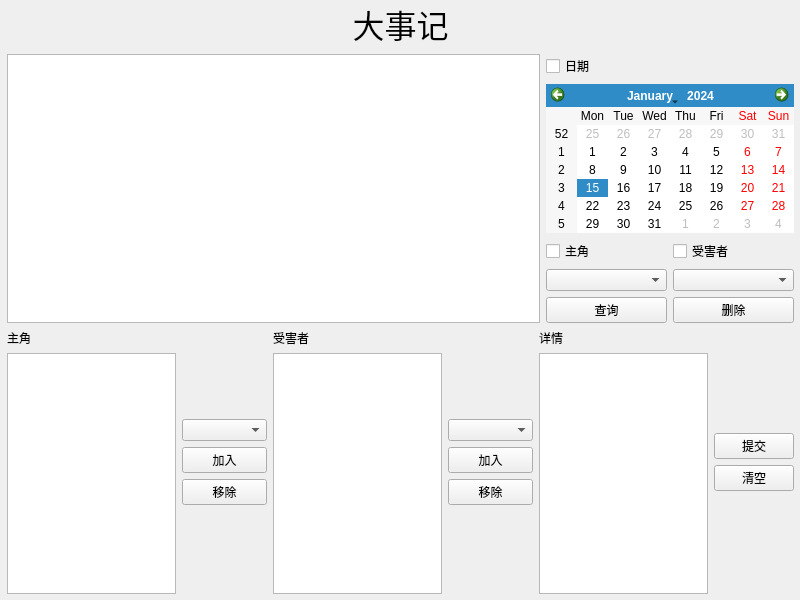
<?xml version="1.0" encoding="UTF-8"?>
<ui version="4.0">
 <class>BigEventWindow</class>
 <widget class="QMainWindow" name="BigEventWindow">
  <property name="geometry">
   <rect>
    <x>0</x>
    <y>0</y>
    <width>800</width>
    <height>600</height>
   </rect>
  </property>
  <property name="sizePolicy">
   <sizepolicy hsizetype="Fixed" vsizetype="Fixed">
    <horstretch>0</horstretch>
    <verstretch>0</verstretch>
   </sizepolicy>
  </property>
  <property name="minimumSize">
   <size>
    <width>800</width>
    <height>600</height>
   </size>
  </property>
  <property name="maximumSize">
   <size>
    <width>800</width>
    <height>600</height>
   </size>
  </property>
  <property name="windowTitle">
   <string>大事记</string>
  </property>
  <widget class="QWidget" name="centralwidget">
   <widget class="QWidget" name="verticalLayoutWidget">
    <property name="geometry">
     <rect>
      <x>0</x>
      <y>0</y>
      <width>801</width>
      <height>601</height>
     </rect>
    </property>
    <layout class="QVBoxLayout" name="verticalLayout">
     <property name="leftMargin">
      <number>7</number>
     </property>
     <property name="rightMargin">
      <number>7</number>
     </property>
     <property name="bottomMargin">
      <number>7</number>
     </property>
     <item>
      <widget class="QLabel" name="label">
       <property name="sizePolicy">
        <sizepolicy hsizetype="Preferred" vsizetype="Preferred">
         <horstretch>0</horstretch>
         <verstretch>0</verstretch>
        </sizepolicy>
       </property>
       <property name="font">
        <font>
         <family>微软雅黑</family>
         <pointsize>24</pointsize>
        </font>
       </property>
       <property name="text">
        <string>大事记</string>
       </property>
       <property name="alignment">
        <set>Qt::AlignCenter</set>
       </property>
      </widget>
     </item>
     <item>
      <layout class="QHBoxLayout" name="horizontalLayout_2" stretch="4,0">
       <item>
        <widget class="QTableView" name="eventTable">
         <property name="focusPolicy">
          <enum>Qt::NoFocus</enum>
         </property>
         <property name="toolTipDuration">
          <number>-2</number>
         </property>
         <property name="editTriggers">
          <set>QAbstractItemView::NoEditTriggers</set>
         </property>
         <property name="selectionBehavior">
          <enum>QAbstractItemView::SelectRows</enum>
         </property>
         <attribute name="horizontalHeaderStretchLastSection">
          <bool>true</bool>
         </attribute>
         <attribute name="verticalHeaderStretchLastSection">
          <bool>false</bool>
         </attribute>
        </widget>
       </item>
       <item>
        <layout class="QVBoxLayout" name="verticalLayout_2">
         <item>
          <widget class="QCheckBox" name="dateCheck">
           <property name="text">
            <string>日期</string>
           </property>
          </widget>
         </item>
         <item>
          <widget class="QCalendarWidget" name="calendar"/>
         </item>
         <item>
          <layout class="QHBoxLayout" name="horizontalLayout">
           <item>
            <layout class="QVBoxLayout" name="verticalLayout_3">
             <item>
              <widget class="QCheckBox" name="leadCheck">
               <property name="text">
                <string>主角</string>
               </property>
              </widget>
             </item>
             <item>
              <widget class="QComboBox" name="leadCombo_Q"/>
             </item>
            </layout>
           </item>
           <item>
            <layout class="QVBoxLayout" name="verticalLayout_4">
             <item>
              <widget class="QCheckBox" name="victimCheck">
               <property name="text">
                <string>受害者</string>
               </property>
              </widget>
             </item>
             <item>
              <widget class="QComboBox" name="victimCombo_Q"/>
             </item>
            </layout>
           </item>
          </layout>
         </item>
         <item>
          <layout class="QHBoxLayout" name="horizontalLayout_4"/>
         </item>
         <item>
          <layout class="QHBoxLayout" name="horizontalLayout_5">
           <item>
            <widget class="QPushButton" name="queryButton">
             <property name="text">
              <string>查询</string>
             </property>
            </widget>
           </item>
           <item>
            <widget class="QPushButton" name="historyDelButton">
             <property name="text">
              <string>删除</string>
             </property>
            </widget>
           </item>
          </layout>
         </item>
        </layout>
       </item>
      </layout>
     </item>
     <item>
      <layout class="QHBoxLayout" name="horizontalLayout_3" stretch="2,1,2,1,2,0">
       <item>
        <layout class="QVBoxLayout" name="verticalLayout_7">
         <item>
          <widget class="QLabel" name="label_2">
           <property name="text">
            <string>主角</string>
           </property>
          </widget>
         </item>
         <item>
          <widget class="QListWidget" name="leadList">
           <property name="verticalScrollBarPolicy">
            <enum>Qt::ScrollBarAlwaysOff</enum>
           </property>
          </widget>
         </item>
        </layout>
       </item>
       <item>
        <layout class="QVBoxLayout" name="verticalLayout_5">
         <item>
          <spacer name="verticalSpacer">
           <property name="orientation">
            <enum>Qt::Vertical</enum>
           </property>
           <property name="sizeHint" stdset="0">
            <size>
             <width>20</width>
             <height>40</height>
            </size>
           </property>
          </spacer>
         </item>
         <item>
          <widget class="QComboBox" name="leadCombo"/>
         </item>
         <item>
          <widget class="QPushButton" name="leadAddButton">
           <property name="text">
            <string>加入</string>
           </property>
          </widget>
         </item>
         <item>
          <widget class="QPushButton" name="leadDelButton">
           <property name="text">
            <string>移除</string>
           </property>
          </widget>
         </item>
         <item>
          <spacer name="verticalSpacer_2">
           <property name="orientation">
            <enum>Qt::Vertical</enum>
           </property>
           <property name="sizeHint" stdset="0">
            <size>
             <width>20</width>
             <height>40</height>
            </size>
           </property>
          </spacer>
         </item>
        </layout>
       </item>
       <item>
        <layout class="QVBoxLayout" name="verticalLayout_8">
         <item>
          <widget class="QLabel" name="label_3">
           <property name="text">
            <string>受害者</string>
           </property>
          </widget>
         </item>
         <item>
          <widget class="QListWidget" name="victimList"/>
         </item>
        </layout>
       </item>
       <item>
        <layout class="QVBoxLayout" name="verticalLayout_10">
         <item>
          <spacer name="verticalSpacer_3">
           <property name="orientation">
            <enum>Qt::Vertical</enum>
           </property>
           <property name="sizeHint" stdset="0">
            <size>
             <width>20</width>
             <height>40</height>
            </size>
           </property>
          </spacer>
         </item>
         <item>
          <widget class="QComboBox" name="victimCombo"/>
         </item>
         <item>
          <widget class="QPushButton" name="victimAddButton">
           <property name="text">
            <string>加入</string>
           </property>
          </widget>
         </item>
         <item>
          <widget class="QPushButton" name="victimDelButton">
           <property name="text">
            <string>移除</string>
           </property>
          </widget>
         </item>
         <item>
          <spacer name="verticalSpacer_4">
           <property name="orientation">
            <enum>Qt::Vertical</enum>
           </property>
           <property name="sizeHint" stdset="0">
            <size>
             <width>20</width>
             <height>40</height>
            </size>
           </property>
          </spacer>
         </item>
        </layout>
       </item>
       <item>
        <layout class="QVBoxLayout" name="verticalLayout_6">
         <item>
          <layout class="QVBoxLayout" name="verticalLayout_9">
           <item>
            <widget class="QLabel" name="label_4">
             <property name="text">
              <string>详情</string>
             </property>
            </widget>
           </item>
           <item>
            <widget class="QPlainTextEdit" name="detail"/>
           </item>
          </layout>
         </item>
        </layout>
       </item>
       <item>
        <layout class="QVBoxLayout" name="verticalLayout_11">
         <item>
          <spacer name="verticalSpacer_5">
           <property name="orientation">
            <enum>Qt::Vertical</enum>
           </property>
           <property name="sizeHint" stdset="0">
            <size>
             <width>20</width>
             <height>40</height>
            </size>
           </property>
          </spacer>
         </item>
         <item>
          <widget class="QPushButton" name="submitButton">
           <property name="text">
            <string>提交</string>
           </property>
          </widget>
         </item>
         <item>
          <widget class="QPushButton" name="clearButton">
           <property name="text">
            <string>清空</string>
           </property>
          </widget>
         </item>
         <item>
          <spacer name="verticalSpacer_6">
           <property name="orientation">
            <enum>Qt::Vertical</enum>
           </property>
           <property name="sizeHint" stdset="0">
            <size>
             <width>20</width>
             <height>40</height>
            </size>
           </property>
          </spacer>
         </item>
        </layout>
       </item>
      </layout>
     </item>
    </layout>
   </widget>
  </widget>
 </widget>
 <resources/>
 <connections/>
</ui>
